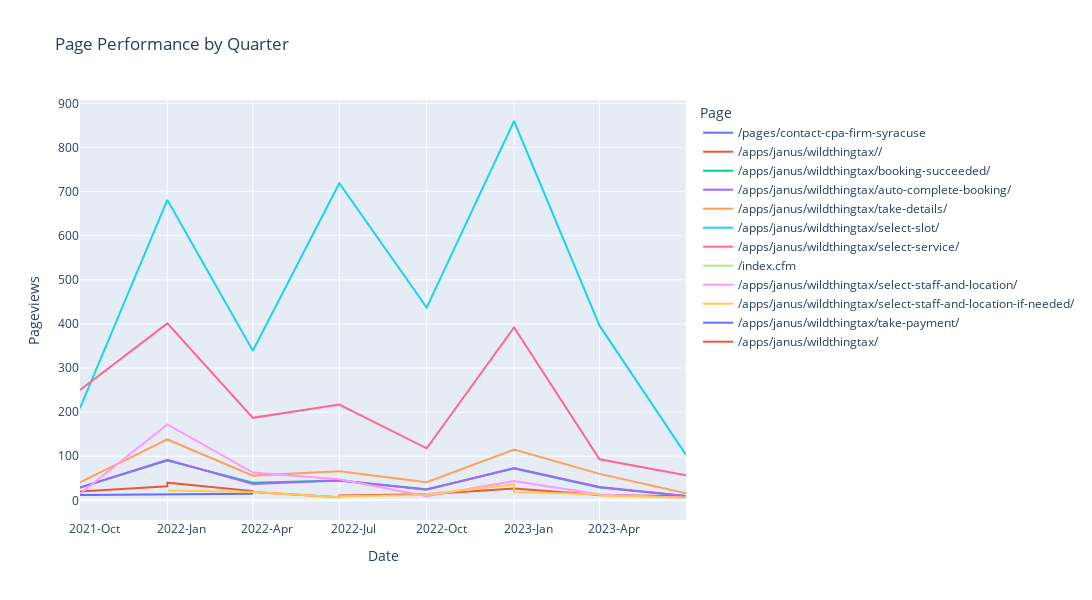

Notebook code for this chart:
### Code cell
# Read the CSV file
df = pd.read_csv('output/wtt/Pages/consolidated-pages.csv')

# Remove query parameters from URLS:
df['Page'] = df['Page'].apply(lambda x: x.split('?')[0] if isinstance(x, str) and '?' in x else x)

# # Now, let's create the Date column
df['Date'] = pd.to_datetime(df['Year'].astype(str) + '-' + df['Quarter'].apply(functions.quarter_to_month) + '-01')

# Convert Pageviews to Numeric
df['Pageviews'] = pd.to_numeric(df['Pageviews'].str.replace(',', ''), errors='coerce')
# Sort by date
df = df.sort_values("Date")

# Create Line Plot with No Total and other excludes
exclude_list = ["total"]
fig = px.line(df.query('Page not in @exclude_list'), x='Date', y='Pageviews', color='Page', title='Page Performance by Quarter')

# Update the layout
fig.update_layout(
    autosize=False,
    width=1200,  # Width of the figure in pixels
    height=600  # Height of the figure in pixels
)

# Customize the x-axis to show both year and quarter
fig.update_xaxes(
    dtick="M3",
    tickformat="%Y-%b",  # This will show Year-Month
    ticklabelmode="period"
)

fig.show()
fig.write_html('output/wtt/wtt-page-performance.html')

### Figure 1 — Plotly figure (JSON) as saved in the notebook; plotly's stock layout.template omitted (floating-point values rounded to 4 significant figures)
{"data": [{"hovertemplate": "Page=/pages/contact-cpa-firm-syracuse<br>Date=%{x}<br>Pageviews=%{y}<extra></extra>", "legendgroup": "/pages/contact-cpa-firm-syracuse", "line": {"color": "#636efa", "dash": "solid"}, "marker": {"symbol": "circle"}, "mode": "lines", "name": "/pages/contact-cpa-firm-syracuse", "orientation": "v", "showlegend": true, "type": "scatter", "x": ["2021-10-01T00:00:00", "2022-01-01T00:00:00", "2022-04-01T00:00:00"], "xaxis": "x", "y": [12, 13, 15], "yaxis": "y"}, {"hovertemplate": "Page=/apps/janus/wildthingtax//<br>Date=%{x}<br>Pageviews=%{y}<extra></extra>", "legendgroup": "/apps/janus/wildthingtax//", "line": {"color": "#EF553B", "dash": "solid"}, "marker": {"symbol": "circle"}, "mode": "lines", "name": "/apps/janus/wildthingtax//", "orientation": "v", "showlegend": true, "type": "scatter", "x": ["2021-10-01T00:00:00", "2021-10-01T00:00:00", "2022-01-01T00:00:00", "2022-01-01T00:00:00", "2022-04-01T00:00:00", "2022-04-01T00:00:00", "2022-07-01T00:00:00", "2022-07-01T00:00:00", "2022-10-01T00:00:00", "2023-01-01T00:00:00", "2023-04-01T00:00:00", "2023-07-01T00:00:00"], "xaxis": "x", "y": [15, 20, 32, 40, 21, 19, 7, 11, 14, 27, 12, 9], "yaxis": "y"}, {"hovertemplate": "Page=/apps/janus/wildthingtax/booking-succeeded/<br>Date=%{x}<br>Pageviews=%{y}<extra></extra>", "legendgroup": "/apps/janus/wildthingtax/booking-succeeded/", "line": {"color": "#00cc96", "dash": "solid"}, "marker": {"symbol": "circle"}, "mode": "lines", "name": "/apps/janus/wildthingtax/booking-succeeded/", "orientation": "v", "showlegend": true, "type": "scatter", "x": ["2021-10-01T00:00:00", "2022-01-01T00:00:00", "2022-04-01T00:00:00", "2022-07-01T00:00:00", "2022-10-01T00:00:00", "2023-01-01T00:00:00", "2023-04-01T00:00:00", "2023-07-01T00:00:00"], "xaxis": "x", "y": [29, 90, 40, 45, 25, 72, 29, 10], "yaxis": "y"}, {"hovertemplate": "Page=/apps/janus/wildthingtax/auto-complete-booking/<br>Date=%{x}<br>Pageviews=%{y}<extra></extra>", "legendgroup": "/apps/janus/wildthingtax/auto-complete-booking/", "line": {"color": "#ab63fa", "dash": "solid"}, "marker": {"symbol": "circle"}, "mode": "lines", "name": "/apps/janus/wildthingtax/auto-complete-booking/", "orientation": "v", "showlegend": true, "type": "scatter", "x": ["2021-10-01T00:00:00", "2022-01-01T00:00:00", "2022-04-01T00:00:00", "2022-07-01T00:00:00", "2022-10-01T00:00:00", "2023-01-01T00:00:00", "2023-04-01T00:00:00", "2023-07-01T00:00:00"], "xaxis": "x", "y": [29, 92, 37, 45, 24, 73, 30, 10], "yaxis": "y"}, {"hovertemplate": "Page=/apps/janus/wildthingtax/take-details/<br>Date=%{x}<br>Pageviews=%{y}<extra></extra>", "legendgroup": "/apps/janus/wildthingtax/take-details/", "line": {"color": "#FFA15A", "dash": "solid"}, "marker": {"symbol": "circle"}, "mode": "lines", "name": "/apps/janus/wildthingtax/take-details/", "orientation": "v", "showlegend": true, "type": "scatter", "x": ["2021-10-01T00:00:00", "2022-01-01T00:00:00", "2022-04-01T00:00:00", "2022-07-01T00:00:00", "2022-10-01T00:00:00", "2023-01-01T00:00:00", "2023-04-01T00:00:00", "2023-07-01T00:00:00"], "xaxis": "x", "y": [41, 138, 56, 66, 41, 115, 60, 16], "yaxis": "y"}, {"hovertemplate": "Page=/apps/janus/wildthingtax/select-slot/<br>Date=%{x}<br>Pageviews=%{y}<extra></extra>", "legendgroup": "/apps/janus/wildthingtax/select-slot/", "line": {"color": "#19d3f3", "dash": "solid"}, "marker": {"symbol": "circle"}, "mode": "lines", "name": "/apps/janus/wildthingtax/select-slot/", "orientation": "v", "showlegend": true, "type": "scatter", "x": ["2021-10-01T00:00:00", "2022-01-01T00:00:00", "2022-04-01T00:00:00", "2022-07-01T00:00:00", "2022-10-01T00:00:00", "2023-01-01T00:00:00", "2023-04-01T00:00:00", "2023-07-01T00:00:00"], "xaxis": "x", "y": [209, 681, 339, 719, 437, 860, 396, 103], "yaxis": "y"}, {"hovertemplate": "Page=/apps/janus/wildthingtax/select-service/<br>Date=%{x}<br>Pageviews=%{y}<extra></extra>", "legendgroup": "/apps/janus/wildthingtax/select-service/", "line": {"color": "#FF6692", "dash": "solid"}, "marker": {"symbol": "circle"}, "mode": "lines", "name": "/apps/janus/wildthingtax/select-service/", "orientation": "v", "showlegend": true, "type": "scatter", "x": ["2021-10-01T00:00:00", "2022-01-01T00:00:00", "2022-04-01T00:00:00", "2022-07-01T00:00:00", "2022-10-01T00:00:00", "2023-01-01T00:00:00", "2023-04-01T00:00:00", "2023-07-01T00:00:00"], "xaxis": "x", "y": [250, 401, 187, 217, 118, 392, 93, 57], "yaxis": "y"}, {"hovertemplate": "Page=/index.cfm<br>Date=%{x}<br>Pageviews=%{y}<extra></extra>", "legendgroup": "/index.cfm", "line": {"color": "#B6E880", "dash": "solid"}, "marker": {"symbol": "circle"}, "mode": "lines", "name": "/index.cfm", "orientation": "v", "showlegend": true, "type": "scatter", "x": ["2021-10-01T00:00:00"], "xaxis": "x", "y": [9], "yaxis": "y"}, {"hovertemplate": "Page=/apps/janus/wildthingtax/select-staff-and-location/<br>Date=%{x}<br>Pageviews=%{y}<extra></extra>", "legendgroup": "/apps/janus/wildthingtax/select-staff-and-location/", "line": {"color": "#FF97FF", "dash": "solid"}, "marker": {"symbol": "circle"}, "mode": "lines", "name": "/apps/janus/wildthingtax/select-staff-and-location/", "orientation": "v", "showlegend": true, "type": "scatter", "x": ["2021-10-01T00:00:00", "2022-01-01T00:00:00", "2022-04-01T00:00:00", "2022-07-01T00:00:00", "2022-10-01T00:00:00", "2023-01-01T00:00:00", "2023-04-01T00:00:00", "2023-07-01T00:00:00"], "xaxis": "x", "y": [15, 172, 63, 48, 9, 44, 13, 6], "yaxis": "y"}, {"hovertemplate": "Page=/apps/janus/wildthingtax/select-staff-and-location-if-needed/<br>Date=%{x}<br>Pageviews=%{y}<extra></extra>", "legendgroup": "/apps/janus/wildthingtax/select-staff-and-location-if-needed/", "line": {"color": "#FECB52", "dash": "solid"}, "marker": {"symbol": "circle"}, "mode": "lines", "name": "/apps/janus/wildthingtax/select-staff-and-location-if-needed/", "orientation": "v", "showlegend": true, "type": "scatter", "x": ["2022-01-01T00:00:00", "2022-04-01T00:00:00", "2022-07-01T00:00:00", "2022-07-01T00:00:00", "2022-10-01T00:00:00", "2022-10-01T00:00:00", "2022-10-01T00:00:00", "2023-01-01T00:00:00", "2023-01-01T00:00:00", "2023-04-01T00:00:00", "2023-04-01T00:00:00", "2023-04-01T00:00:00", "2023-07-01T00:00:00", "2023-07-01T00:00:00"], "xaxis": "x", "y": [22, 19, 7, 9, 12, 14, 14, 36, 19, 14, 11, 11, 6, 3], "yaxis": "y"}, {"hovertemplate": "Page=/apps/janus/wildthingtax/take-payment/<br>Date=%{x}<br>Pageviews=%{y}<extra></extra>", "legendgroup": "/apps/janus/wildthingtax/take-payment/", "line": {"color": "#636efa", "dash": "solid"}, "marker": {"symbol": "circle"}, "mode": "lines", "name": "/apps/janus/wildthingtax/take-payment/", "orientation": "v", "showlegend": true, "type": "scatter", "x": ["2023-01-01T00:00:00"], "xaxis": "x", "y": [18], "yaxis": "y"}, {"hovertemplate": "Page=/apps/janus/wildthingtax/<br>Date=%{x}<br>Pageviews=%{y}<extra></extra>", "legendgroup": "/apps/janus/wildthingtax/", "line": {"color": "#EF553B", "dash": "solid"}, "marker": {"symbol": "circle"}, "mode": "lines", "name": "/apps/janus/wildthingtax/", "orientation": "v", "showlegend": true, "type": "scatter", "x": ["2023-07-01T00:00:00"], "xaxis": "x", "y": [3], "yaxis": "y"}], "layout": {"autosize": false, "height": 600, "legend": {"title": {"text": "Page"}, "tracegroupgap": 0}, "title": {"text": "Page Performance by Quarter"}, "width": 1200, "xaxis": {"anchor": "y", "autorange": true, "domain": [0, 1], "dtick": "M3", "range": ["2021-10-01", "2023-07-01"], "tickformat": "%Y-%b", "ticklabelmode": "period", "title": {"text": "Date"}, "type": "date"}, "yaxis": {"anchor": "x", "autorange": true, "domain": [0, 1], "range": [-44.61, 907.6], "title": {"text": "Pageviews"}, "type": "linear"}}}
